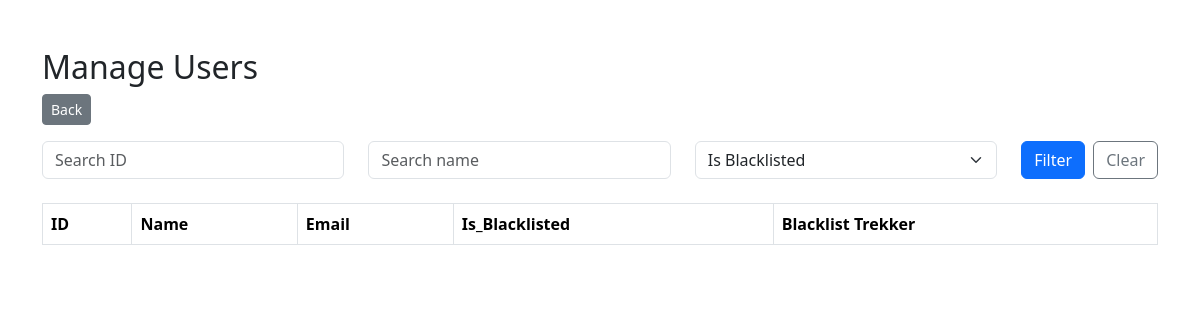
/admin/users (signed in), run on an earlier commit of the app's database.
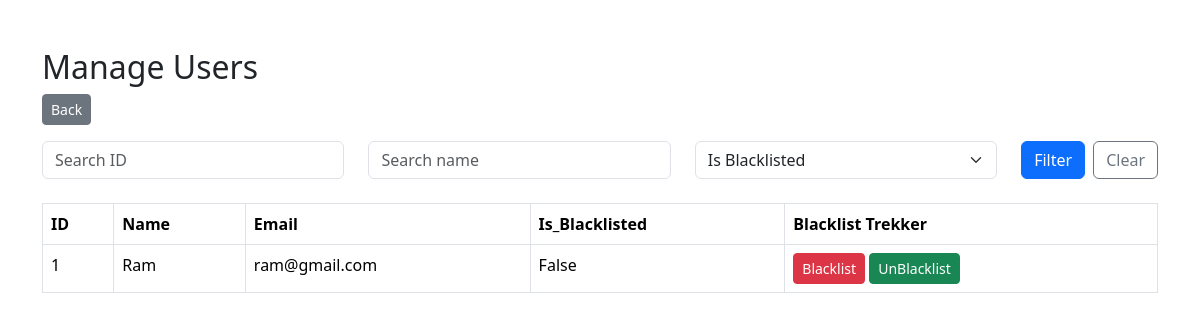
And on a later commit of the database.
### models/user.py (models this page shows, shortened)
class User(db.Model, UserMixin):
    __tablename__ = "users"
    user_id = db.Column(db.Integer, primary_key=True, autoincrement=True)
    name = db.Column(db.String(100), nullable=False)
    email = db.Column(db.String(100), unique=True, nullable=False)
    password = db.Column(db.String(255), nullable=False)
    is_blacklisted = db.Column(db.Boolean, default=False)
    role = "user"
    bookings = db.relationship('Booking', backref='user', lazy=True)

### routes/admin.py (the view)
@admin_routes.route('/admin/users')
@login_required
def manage_users():
    if current_user.role != "admin":
        return "Access Denied", 403
    user_id = (request.args.get('user_id') or '').strip()
    name = (request.args.get('name') or '').strip()
    is_blacklisted = (request.args.get('is_blacklisted') or '').strip()
    filters = []
    if user_id.isdigit():
        filters.append(User.user_id == int(user_id))
    if name:
        filters.append(User.name.ilike(f"%{name}%"))
    if is_blacklisted == 'True':
        filters.append(User.is_blacklisted.is_(True))
    elif is_blacklisted == 'False':
        filters.append(User.is_blacklisted.is_(False))
    users = User.query.filter(*filters).all()
    return render_template('admin_users.html', users=users, u_user_id=user_id,
                           u_name=name, u_isblacklisted=is_blacklisted)

### app.py (called while the page is built)
@login_manager.user_loader
def load_user(user_id):
    role, id = user_id.split(':')
    id = int(id)
    if role == 'admin':
        return Admin.query.get(id)
    elif role == 'staff':
        return Staff.query.get(id)
    elif role == 'user':
        return User.query.get(id)
    else:
        return None

### templates/admin_users.html (shortened to what this page needs)
<!DOCTYPE html>
<html lang="en">
<head>
    <link href="https://cdn.jsdelivr.net/npm/bootstrap@5.3.2/dist/css/bootstrap.min.css" rel="stylesheet">
</head>
<body>
    <div class="container mt-5">
            <h2>Manage Users</h2>
            <a href="{{ url_for('admin.admin_dashboard') }}" class="btn btn-secondary btn-sm mb-3">Back</a>
            <form method="GET" action="{{url_for('admin.manage_users')}}" class="row g-4 mb-4">
                <div class="col md-2">
                    <input type="text" name="user_id" class="form-control" placeholder="Search ID" value="{{ u_user_id }}">
                </div>
                <div class="col md-3">
                    <input type="text" name="name" class="form-control" placeholder="Search name" value="{{ u_name }}">
                </div>
                <div class="col md-2">
                    <select name="is_blacklisted" class="form-select">
                        <option value="">Is Blacklisted</option>
                    </select>
                </div>
                <div class="col-auto d-flex gap-2">
                    <button type="submit" class="btn btn-primary">Filter</button>
                    <a href="{{ url_for('admin.manage_users') }}" class="btn btn-outline-secondary">Clear</a>
                </div>
            </form>
            <table class="table table-bordered">
                <thead>
                    <tr>
                        <th>ID</th>
                        <th>Name</th>
                        <th>Email</th>
                        <th>Is_Blacklisted</th>
                        <th>Blacklist Trekker</th>
                    </tr>
                </thead>
                <tbody>
                    {% for user in users %}
                    <tr>
                        <td>{{user.user_id}}</td>
                        <td>{{user.name}}</td>
                        <td>{{user.email}}</td>
                        <td>{{user.is_blacklisted}}</td>
                        <td>
                            <form method="POST" action="{{ url_for('admin.blacklist_user', user_id=user.user_id) }}" style="display:inline">
                                <button type="submit" class="btn btn-danger btn-sm" onclick="return confirm('Blacklist this user?')">Blacklist</button>
                            </form>
                            <form method="POST" action="{{ url_for('admin.unblacklist_user', user_id=user.user_id) }}" style="display:inline">
                                <button type="submit" class="btn btn-success btn-sm" onclick="return confirm('Unblacklist this user?')">UnBlacklist</button>
                            </form>
                        </td>
                    </tr>
                    {% endfor %}
                </tbody>
            </table>
    </div>
</body>

What changed in the data, as far as the page shows it:
added User: user_id "1", name "Ram", email "ram@gmail.com", is_blacklisted "False"
